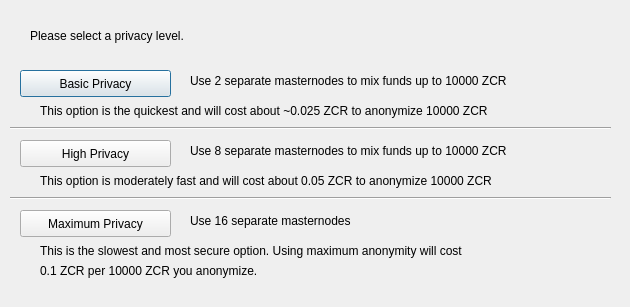
<?xml version="1.0" encoding="UTF-8"?>
<ui version="4.0">
 <class>ObfuscationConfig</class>
 <widget class="QDialog" name="ObfuscationConfig">
  <property name="geometry">
   <rect>
    <x>0</x>
    <y>0</y>
    <width>630</width>
    <height>307</height>
   </rect>
  </property>
  <property name="windowTitle">
   <string>Configure Obfuscation</string>
  </property>
  <widget class="QPushButton" name="buttonBasic">
   <property name="geometry">
    <rect>
     <x>20</x>
     <y>70</y>
     <width>151</width>
     <height>27</height>
    </rect>
   </property>
   <property name="text">
    <string>Basic Privacy</string>
   </property>
  </widget>
  <widget class="QPushButton" name="buttonHigh">
   <property name="geometry">
    <rect>
     <x>20</x>
     <y>140</y>
     <width>151</width>
     <height>27</height>
    </rect>
   </property>
   <property name="text">
    <string>High Privacy</string>
   </property>
  </widget>
  <widget class="QPushButton" name="buttonMax">
   <property name="geometry">
    <rect>
     <x>20</x>
     <y>210</y>
     <width>151</width>
     <height>27</height>
    </rect>
   </property>
   <property name="text">
    <string>Maximum Privacy</string>
   </property>
  </widget>
  <widget class="QLabel" name="label">
   <property name="geometry">
    <rect>
     <x>30</x>
     <y>20</y>
     <width>571</width>
     <height>31</height>
    </rect>
   </property>
   <property name="text">
    <string>Please select a privacy level.</string>
   </property>
  </widget>
  <widget class="QLabel" name="label_2">
   <property name="geometry">
    <rect>
     <x>190</x>
     <y>70</y>
     <width>421</width>
     <height>21</height>
    </rect>
   </property>
   <property name="text">
    <string>Use 2 separate masternodes to mix funds up to 10000 ZCR</string>
   </property>
  </widget>
  <widget class="QLabel" name="label_3">
   <property name="geometry">
    <rect>
     <x>190</x>
     <y>140</y>
     <width>411</width>
     <height>21</height>
    </rect>
   </property>
   <property name="text">
    <string>Use 8 separate masternodes to mix funds up to 10000 ZCR</string>
   </property>
  </widget>
  <widget class="QLabel" name="label_4">
   <property name="geometry">
    <rect>
     <x>190</x>
     <y>210</y>
     <width>421</width>
     <height>21</height>
    </rect>
   </property>
   <property name="text">
    <string>Use 16 separate masternodes</string>
   </property>
  </widget>
  <widget class="QLabel" name="label_6">
   <property name="geometry">
    <rect>
     <x>40</x>
     <y>100</y>
     <width>561</width>
     <height>21</height>
    </rect>
   </property>
   <property name="text">
    <string>This option is the quickest and will cost about ~0.025 ZCR to anonymize 10000 ZCR</string>
   </property>
  </widget>
  <widget class="QLabel" name="label_7">
   <property name="geometry">
    <rect>
     <x>40</x>
     <y>170</y>
     <width>561</width>
     <height>21</height>
    </rect>
   </property>
   <property name="text">
    <string>This option is moderately fast and will cost about 0.05 ZCR to anonymize 10000 ZCR</string>
   </property>
  </widget>
  <widget class="QLabel" name="label_8">
   <property name="geometry">
    <rect>
     <x>40</x>
     <y>240</y>
     <width>561</width>
     <height>21</height>
    </rect>
   </property>
   <property name="text">
    <string>This is the slowest and most secure option. Using maximum anonymity will cost</string>
   </property>
  </widget>
  <widget class="QLabel" name="label_9">
   <property name="geometry">
    <rect>
     <x>40</x>
     <y>260</y>
     <width>561</width>
     <height>21</height>
    </rect>
   </property>
   <property name="text">
    <string>0.1 ZCR per 10000 ZCR you anonymize.</string>
   </property>
  </widget>
  <widget class="Line" name="line">
   <property name="geometry">
    <rect>
     <x>10</x>
     <y>120</y>
     <width>601</width>
     <height>16</height>
    </rect>
   </property>
   <property name="orientation">
    <enum>Qt::Horizontal</enum>
   </property>
  </widget>
  <widget class="Line" name="line_2">
   <property name="geometry">
    <rect>
     <x>10</x>
     <y>190</y>
     <width>601</width>
     <height>16</height>
    </rect>
   </property>
   <property name="orientation">
    <enum>Qt::Horizontal</enum>
   </property>
  </widget>
 </widget>
 <resources/>
 <connections/>
</ui>
